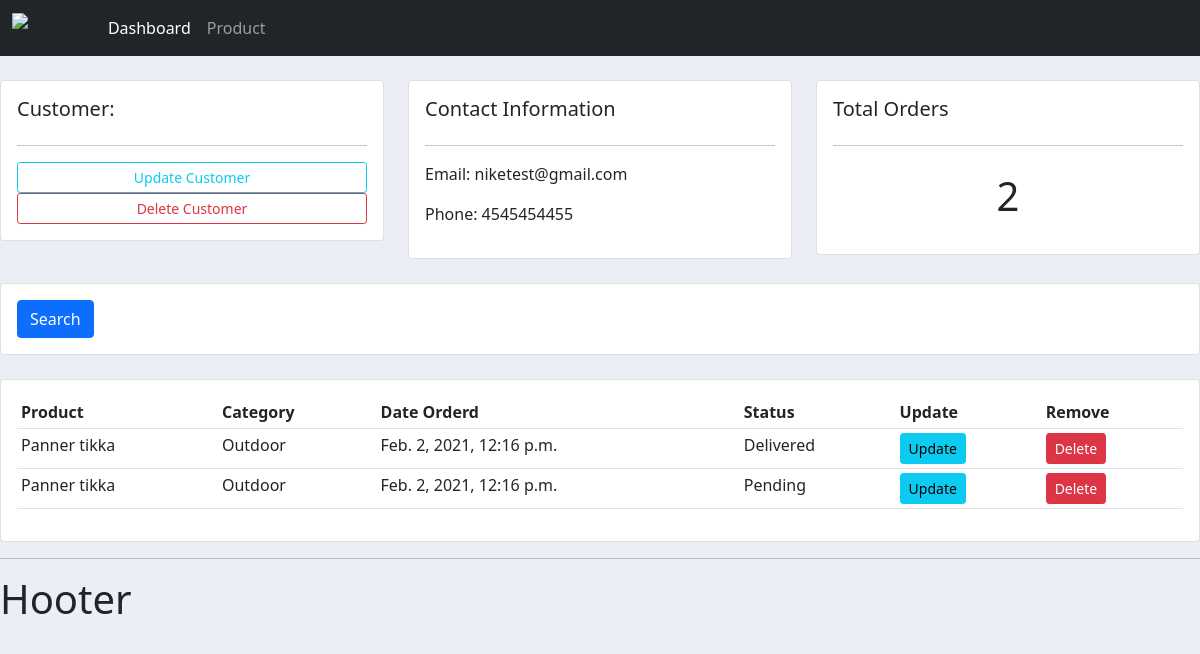
The app's page /customer/2/ with its own data.
### loginaccounts/models.py (models this page shows, shortened)
class Customer(models.Model):
    name = models.CharField(max_length=200,null=True)
    phone = models.CharField(max_length=200,null=True)
    email = models.CharField(max_length=200,null=True)
    date_created = models.DateTimeField(auto_now_add= True,null=True)

class Order(models.Model):
    STATUS =(
            ('Pending','Pending'),
            ('Out for delivery','Out for delivery'),
            ('Delivered','Delivered')
            )
    customer = models.ForeignKey(Customer,null=True, on_delete=models.SET_NULL)
    product = models.ForeignKey(Product,null=True, on_delete=models.SET_NULL)
    date_created = models.DateTimeField(auto_now_add= True,null=True)
    status = models.CharField(max_length=200,null=True,choices=STATUS)

class Product(models.Model):
    CATEGORY =(
            ('Indoor','Indoor'),
            ('Outdoor','Outdoor'),
            )
    name = models.CharField(max_length=200,null=True)
    price = models.FloatField(null=True)
    category = models.CharField(max_length=200,null=True,choices=CATEGORY)
    description = models.CharField(max_length=200,null=True)
    date_created = models.DateTimeField(auto_now_add= True,null=True)
    tag = models.ManyToManyField(Tag)
    def __str__(self):
        return self.name

### loginaccounts/views.py (the view)
# urls.py: path('customer/<str:pk>/',views.customer,name='customer'),
def customer(request, pk):
    customer = Customer.objects.get(id=pk)
    orders= customer.order_set.all()
    order_count = orders.count()
    context = {'customer': customer,'orders':orders,'order_count':order_count}
    return render(request,'loginaccounts/customer.html', context)

### loginaccounts/templates/loginaccounts/customer.html
{% extends 'loginaccounts/main.html' %}
{% block content %}
	<br>
<div class="row">
	<div class="col-md">
		<div class="card card-body">
			<h5>Customer:</h5>
			<hr>
			<a class="btn btn-outline-info  btn-sm btn-block" href="">Update Customer</a>
			<a class="btn btn-outline-danger  btn-sm btn-block" href="">Delete Customer</a>
		</div>
	</div>
	<div class="col-md">
		<div class="card card-body">
			<h5>Contact Information</h5>
			<hr>
			<p>Email: {{customer.email}}</p>
			<p>Phone: {{customer.phone}}</p>
		</div>
	</div>
	<div class="col-md">
		<div class="card card-body">
			<h5>Total Orders</h5>
			<hr>
			<h1 style="text-align: center;padding: 10px">{{order_count}}</h1>
		</div>
	</div>
</div>
<br>
<div class="row">
	<div class="col">
		<div class="card card-body">
			<form method="get">
		    <button class="btn btn-primary" type="submit">Search</button>
		  </form>
		</div>
	</div>
</div>
<br>
<div class="row">
	<div class="col-md">
		<div class="card card-body">
			<table class="table table-sm">
				<tr>
					<th>Product</th>
					<th>Category</th>
					<th>Date Orderd</th>
					<th>Status</th>
					<th>Update</th>
					<th>Remove</th>
				</tr>
				{% for order in orders%}
					<tr>
						<td>	{{order.product}}</td>
						<td>	{{order.product.category}}</td>
						<td>	{{order.date_created}}</td>
						<td>	{{order.status}}</td>
						<td>	<a class="btn btn-sm btn-info" href>Update</a></td>
						<td>	<a class="btn btn-sm btn-danger" href>Delete</a></td>
					</tr>
				{% endfor %}
			</table>
		</div>
	</div>
</div>
{% endblock %}

### static/css/main.css (style rules this page uses)
body { background-color: #ebeff5; }

### records on screen
Customer: email "niketest@gmail.com", phone "4545454455"
Order: product "Panner tikka", product.category "Outdoor", date_created "Feb. 2, 2021, 12:16 p.m.", status "Delivered"
Order: product "Panner tikka", product.category "Outdoor", date_created "Feb. 2, 2021, 12:16 p.m.", status "Pending"

### other values on screen
{{ order_count }} "2"
